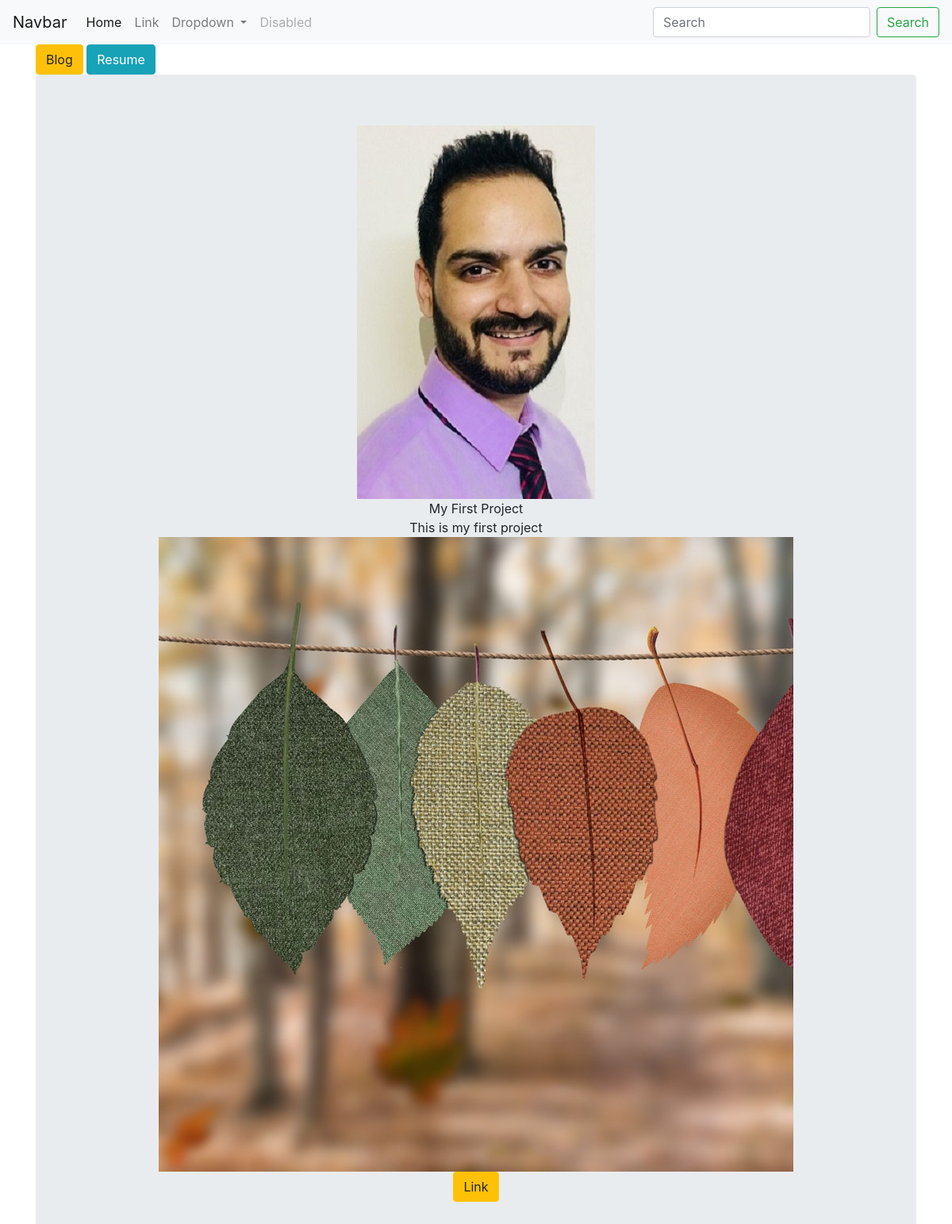
The page / on the database its author committed.
### portfolio/models.py (models this page shows, shortened)
class Project(models.Model):
    title = models.CharField(max_length=100)
    description = models.CharField(max_length=250)
    image = models.ImageField(upload_to='portfolio/images/')
    url = models.URLField(blank=True)

### portfolio/views.py (the view)
# urls.py: 2. Add a URL to urlpatterns:  path('', views.home, name='home')
def home(request):
    projects = Project.objects.all()
    return render(request, 'portfolio/home.html', {'projects':projects})

### portfolio/templates/portfolio/home.html
<!DOCTYPE html>
{% extends 'portfolio/base.html' %}
{% block content %}
    <div class="container">
      <a class="btn btn-warning" href="{% url 'blog:all_blogs' %}">Blog</a>
      <a class="btn btn-info"href="{% static "portfolio/masarat-resume.pdf" %}">Resume</a>
      <div class="jumbotron text-center">
        <img src="{% static "portfolio/aadil.jpg" %}"> <br>
        {% for project in projects   %}
        {{project.title}}<br>
        {{project.description}}<br>
        <img src="{{project.image.url}}">
        {%  if project.url %}<br>
        <a class="btn btn-warning" href="{{project.url}}">Link</a>
        {%  endif %}
        <br>
        {% endfor %}
      </div>
    </div>
{% endblock %}

### portfolio/templates/portfolio/base.html (shortened to what this page needs)
<!doctype html>
<html lang="en">
  <head>
    <link rel="stylesheet" href="https://stackpath.bootstrapcdn.com/bootstrap/4.4.1/css/bootstrap.min.css">
  </head>
  <body>
          <nav class="navbar navbar-expand-lg navbar-light bg-light">
        <a class="navbar-brand" href="#">Navbar</a>
        <div class="collapse navbar-collapse" id="navbarSupportedContent">
          <ul class="navbar-nav mr-auto">
            <li class="nav-item active">
              <a class="nav-link" href="#">Home <span class="sr-only">(current)</span></a>
            </li>
            <li class="nav-item">
              <a class="nav-link" href="#">Link</a>
            </li>
            <li class="nav-item dropdown">
              <a class="nav-link dropdown-toggle" href="#" id="navbarDropdown" role="button" data-toggle="dropdown" aria-haspopup="true" aria-expanded="false">
                Dropdown
              </a>
            </li>
            <li class="nav-item">
              <a class="nav-link disabled" href="#" tabindex="-1" aria-disabled="true">Disabled</a>
            </li>
          </ul>
          <form class="form-inline my-2 my-lg-0">
            <input class="form-control mr-sm-2" type="search" placeholder="Search" aria-label="Search">
            <button class="btn btn-outline-success my-2 my-sm-0" type="submit">Search</button>
          </form>
        </div>
      </nav>
      {% block content %}{% endblock %}
  </body>
</html>

### rows shown on the page
Project: title "My First Project", description "This is my first project", image (picture)
